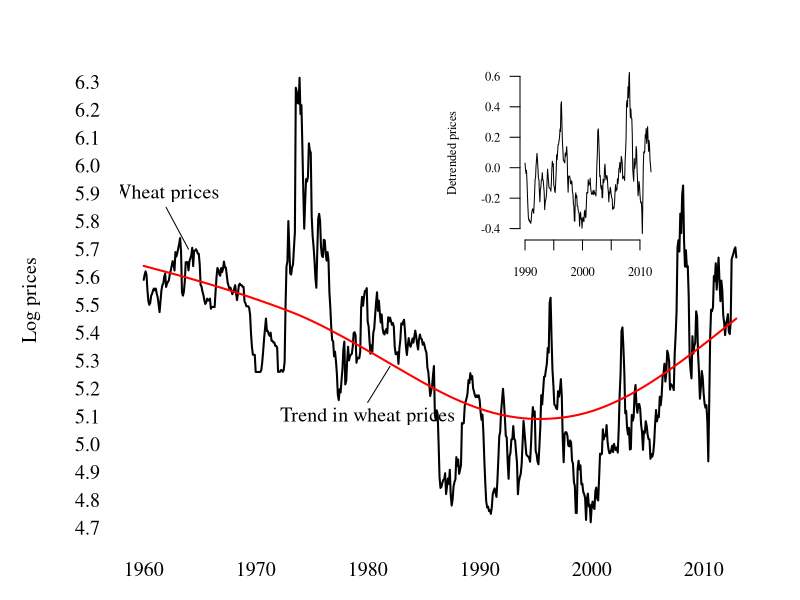

Write R code to recreate this figure.
#### Detrending time-series data #####
## Method using penalised splines
## See for information on method:
## https://ideas.repec.org/p/got/gotcrc/131.html
## http://citeseerx.ist.psu.edu/viewdoc/summary?doi=10.1.1.372.6892

setwd("~/Rcode/DetrendTimeSeriesData")

## Libraries
library(nlme)
library(mgcv)

## Load data
gem<-read.csv("gem.csv",header=TRUE, sep=",",row.names=NULL) # Food prices
muv<-read.csv("muv.csv",header=TRUE, sep=",",row.names=NULL) # Deflator

## Adjust data and create year variable
gem$date <- paste0(gem$date, "D01")
gem$date<-as.Date(gem$date, "%YM%mD%d")
gem$year<-format(gem$date,format="%Y")

## Real price series
# Calculate real values:REALPrice=CURRENTPrice/MUV.
# Set 2005 as base year with index value 100
p<-merge(gem,muv) # Merge price series with deflator 
p<-p[order(p$date),]
p$def<-(p$muv/mean(p[p$year==2005,]$muv))
wheat<-log(p$WHEAT_US_HRW / p$def)

## De-trend priceseries:

# Set parameters
n=length(wheat)
t=1:n
k=floor(n/3)

wheat.gamm<-gamm(wheat~s(t,k=k,bs="cs"),correlation=corAR1())
trend<-fitted(wheat.gamm$lme)
dt<-wheat-trend

## Create time series data object
wheat<-ts(data=wheat,frequency=12,start=c(1960,1))
trend<-ts(data=trend,frequency=12,start=c(1960,1))
dt<-ts(data=dt,frequency=12,start=c(1960,1))
dt.p<-window(dt,start=c(1990,1), end=c(2011,12)) 

## Plot
par(mar=c(3,6,3,2),family="serif")
plot(wheat,type="l",lwd=2,xlab="",ylab="",axes=F)
lines(trend,col="red",lwd=2)

# Axis and label
axis(1,at=seq(1960,2015,5),tick=F, cex.axis=1.2)
axis(2,at=seq(-4.5,6.5,.1),las=1,tick=F,cex.axis=1.2)
mtext("Log prices",side=2,line=4,cex=1.2)
text(1962,5.9,label="Wheat prices",cex=1.2);segments(1962,5.85,1964,5.7)
text(1980,5.1,label="Trend in wheat prices",cex=1.2);segments(1980,5.15,1982,5.28)

# Add subplot
par(fig=c(0.5, 0.87,.5,.99), new=T, las=1, ps=9)
plot(dt.p,ylab="Detrended prices",bty="n")

